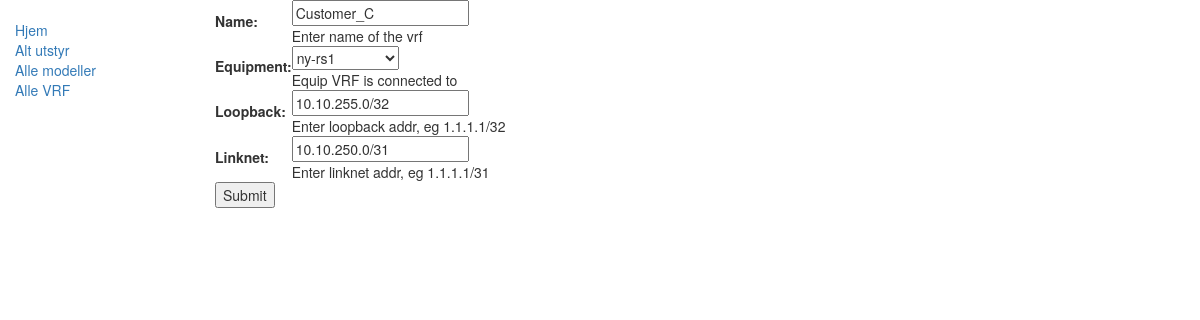
Page /prov/vrf/1/update/ on the earlier database version.
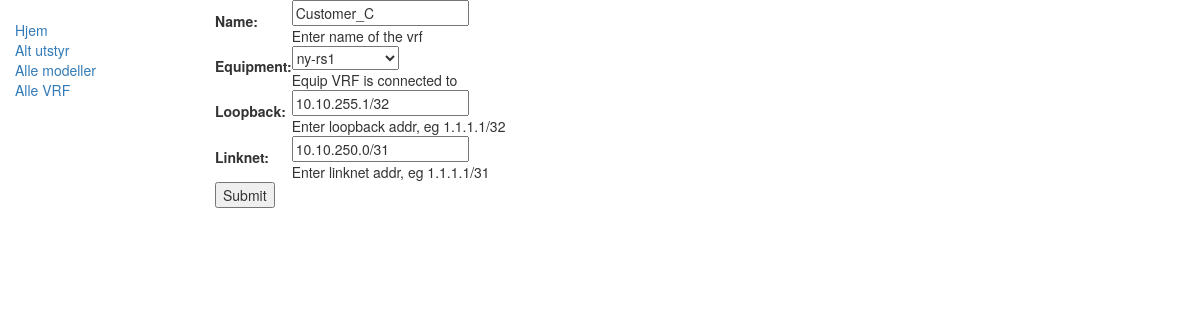
Same page on the later database version.
### prov/models.py (models this page shows, shortened)
class Vrf(models.Model):
    name = models.CharField(max_length=200, help_text="Enter name of the vrf")
    equipment = models.ForeignKey('Equipment', on_delete=models.CASCADE, null=True, help_text="Equip VRF is connected to")
    loopback = models.CharField(max_length=200, help_text="Enter loopback addr, eg 1.1.1.1/32")
    linknet = models.CharField(max_length=200, help_text="Enter linknet addr, eg 1.1.1.1/31")
    class Meta:
        ordering = ['name']

class Equipment(models.Model):
    name = models.CharField(max_length=200, help_text="Enter name of the equipment")
    playbook = models.ForeignKey('Playbook', on_delete=models.SET_NULL, null=True)
    inventory = models.ForeignKey('Inventory', on_delete=models.SET_NULL, null=True)
    os = models.ForeignKey('Os', on_delete=models.SET_NULL, null=True)
    equip_model = models.ForeignKey('Emodel', on_delete=models.SET_NULL, null=True)
    def __str__(self):
        return self.name
    class Meta:
        ordering = ['name']

### prov/views.py (the view)
# urls.py: path('vrf/<int:pk>/update/', views.VrfUpdate.as_view(), name='vrf_update'),
class VrfUpdate(UpdateView):
    model = Vrf
    fields = ['name','equipment','loopback','linknet']

### prov/templates/prov/vrf_form.html (shortened to what this page needs)
{% extends "base_generic.html" %}
{% block content %}
<form action="" method="post">
    <table>
    {{ form.as_table }}
    </table>
    <input type="submit" value="Submit" />
</form>
{% endblock %}

Differences in the rows shown:
changed Vrf "ny-rs1": loopback "10.10.255.0/32" → "10.10.255.1/32"
